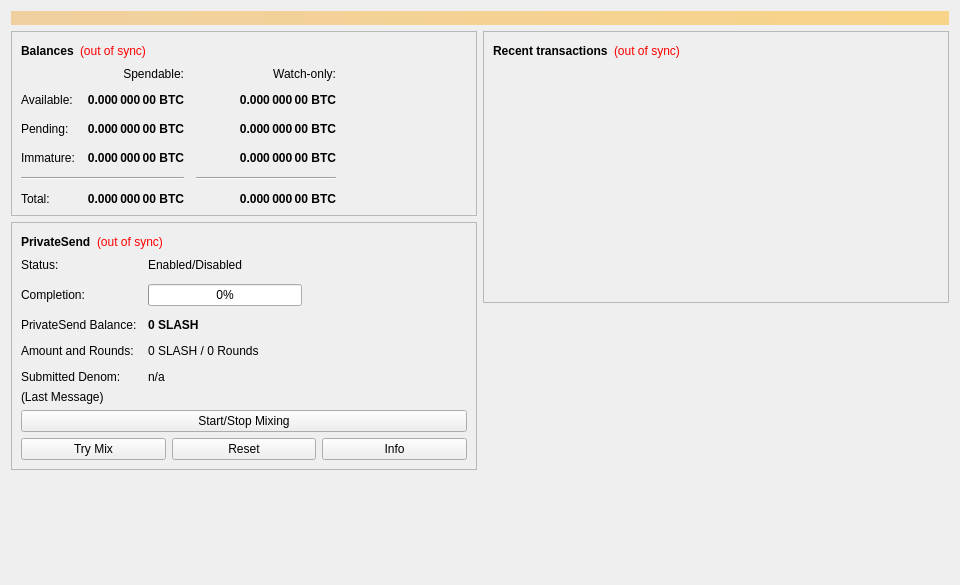
<?xml version="1.0" encoding="UTF-8"?>
<ui version="4.0">
 <class>OverviewPage</class>
 <widget class="QWidget" name="OverviewPage">
  <property name="geometry">
   <rect>
    <x>0</x>
    <y>0</y>
    <width>960</width>
    <height>585</height>
   </rect>
  </property>
  <property name="minimumSize">
   <size>
    <width>960</width>
    <height>0</height>
   </size>
  </property>
  <property name="windowTitle">
   <string>Form</string>
  </property>
  <layout class="QVBoxLayout" name="topLayout">
   <item>
    <widget class="QLabel" name="labelAlerts">
     <property name="visible">
      <bool>false</bool>
     </property>
     <property name="styleSheet">
      <string notr="true">QLabel { background-color: qlineargradient(x1: 0, y1: 0, x2: 1, y2: 0, stop:0 #F0D0A0, stop:1 #F8D488); color:#000000; }</string>
     </property>
     <property name="wordWrap">
      <bool>true</bool>
     </property>
     <property name="margin">
      <number>3</number>
     </property>
     <property name="textInteractionFlags">
      <set>Qt::TextSelectableByMouse</set>
     </property>
    </widget>
   </item>
   <item>
    <layout class="QHBoxLayout" name="horizontalLayout" stretch="1,1">
     <item>
      <layout class="QVBoxLayout" name="verticalLayout_2">
       <item>
        <widget class="QFrame" name="frame">
         <property name="frameShape">
          <enum>QFrame::StyledPanel</enum>
         </property>
         <property name="frameShadow">
          <enum>QFrame::Raised</enum>
         </property>
         <layout class="QVBoxLayout" name="verticalLayout_4">
          <item>
           <layout class="QHBoxLayout" name="horizontalLayout_4">
            <item>
             <widget class="QLabel" name="label_5">
              <property name="font">
               <font>
                <weight>75</weight>
                <bold>true</bold>
               </font>
              </property>
              <property name="text">
               <string>Balances</string>
              </property>
             </widget>
            </item>
            <item>
             <widget class="QLabel" name="labelWalletStatus">
              <property name="toolTip">
               <string>The displayed information may be out of date. Your wallet automatically synchronizes with the Slash network after a connection is established, but this process has not completed yet.</string>
              </property>
              <property name="styleSheet">
               <string notr="true">QLabel { color: red; }</string>
              </property>
              <property name="text">
               <string notr="true">(out of sync)</string>
              </property>
              <property name="alignment">
               <set>Qt::AlignLeading|Qt::AlignLeft|Qt::AlignVCenter</set>
              </property>
             </widget>
            </item>
            <item>
             <spacer name="horizontalSpacer_3">
              <property name="orientation">
               <enum>Qt::Horizontal</enum>
              </property>
              <property name="sizeHint" stdset="0">
               <size>
                <width>40</width>
                <height>20</height>
               </size>
              </property>
             </spacer>
            </item>
           </layout>
          </item>
          <item>
           <layout class="QGridLayout" name="gridLayout">
            <property name="spacing">
             <number>12</number>
            </property>
            <item row="2" column="2">
             <widget class="QLabel" name="labelWatchPending">
              <property name="font">
               <font>
                <weight>75</weight>
                <bold>true</bold>
               </font>
              </property>
              <property name="cursor">
               <cursorShape>IBeamCursor</cursorShape>
              </property>
              <property name="toolTip">
               <string>Unconfirmed transactions to watch-only addresses</string>
              </property>
              <property name="text">
               <string notr="true">0.000 000 00 BTC</string>
              </property>
              <property name="alignment">
               <set>Qt::AlignRight|Qt::AlignTrailing|Qt::AlignVCenter</set>
              </property>
              <property name="textInteractionFlags">
               <set>Qt::LinksAccessibleByMouse|Qt::TextSelectableByKeyboard|Qt::TextSelectableByMouse</set>
              </property>
             </widget>
            </item>
            <item row="2" column="1">
             <widget class="QLabel" name="labelUnconfirmed">
              <property name="font">
               <font>
                <weight>75</weight>
                <bold>true</bold>
               </font>
              </property>
              <property name="cursor">
               <cursorShape>IBeamCursor</cursorShape>
              </property>
              <property name="toolTip">
               <string>Total of transactions that have yet to be confirmed, and do not yet count toward the spendable balance</string>
              </property>
              <property name="text">
               <string notr="true">0.000 000 00 BTC</string>
              </property>
              <property name="alignment">
               <set>Qt::AlignRight|Qt::AlignTrailing|Qt::AlignVCenter</set>
              </property>
              <property name="textInteractionFlags">
               <set>Qt::LinksAccessibleByMouse|Qt::TextSelectableByKeyboard|Qt::TextSelectableByMouse</set>
              </property>
             </widget>
            </item>
            <item row="3" column="2">
             <widget class="QLabel" name="labelWatchImmature">
              <property name="font">
               <font>
                <weight>75</weight>
                <bold>true</bold>
               </font>
              </property>
              <property name="cursor">
               <cursorShape>IBeamCursor</cursorShape>
              </property>
              <property name="toolTip">
               <string>Mined balance in watch-only addresses that has not yet matured</string>
              </property>
              <property name="text">
               <string notr="true">0.000 000 00 BTC</string>
              </property>
              <property name="alignment">
               <set>Qt::AlignRight|Qt::AlignTrailing|Qt::AlignVCenter</set>
              </property>
              <property name="textInteractionFlags">
               <set>Qt::LinksAccessibleByMouse|Qt::TextSelectableByKeyboard|Qt::TextSelectableByMouse</set>
              </property>
             </widget>
            </item>
            <item row="4" column="0" colspan="2">
             <widget class="Line" name="lineSpendableBalance">
              <property name="orientation">
               <enum>Qt::Horizontal</enum>
              </property>
             </widget>
            </item>
            <item row="4" column="2">
             <widget class="Line" name="lineWatchBalance">
              <property name="sizePolicy">
               <sizepolicy hsizetype="Preferred" vsizetype="Fixed">
                <horstretch>0</horstretch>
                <verstretch>0</verstretch>
               </sizepolicy>
              </property>
              <property name="minimumSize">
               <size>
                <width>140</width>
                <height>0</height>
               </size>
              </property>
              <property name="orientation">
               <enum>Qt::Horizontal</enum>
              </property>
             </widget>
            </item>
            <item row="5" column="0">
             <widget class="QLabel" name="labelTotalText">
              <property name="text">
               <string>Total:</string>
              </property>
             </widget>
            </item>
            <item row="3" column="1">
             <widget class="QLabel" name="labelImmature">
              <property name="font">
               <font>
                <weight>75</weight>
                <bold>true</bold>
               </font>
              </property>
              <property name="cursor">
               <cursorShape>IBeamCursor</cursorShape>
              </property>
              <property name="toolTip">
               <string>Mined balance that has not yet matured</string>
              </property>
              <property name="text">
               <string notr="true">0.000 000 00 BTC</string>
              </property>
              <property name="alignment">
               <set>Qt::AlignRight|Qt::AlignTrailing|Qt::AlignVCenter</set>
              </property>
              <property name="textInteractionFlags">
               <set>Qt::LinksAccessibleByMouse|Qt::TextSelectableByKeyboard|Qt::TextSelectableByMouse</set>
              </property>
             </widget>
            </item>
            <item row="2" column="3">
             <spacer name="horizontalSpacer_2">
              <property name="orientation">
               <enum>Qt::Horizontal</enum>
              </property>
              <property name="sizeHint" stdset="0">
               <size>
                <width>40</width>
                <height>20</height>
               </size>
              </property>
             </spacer>
            </item>
            <item row="3" column="0">
             <widget class="QLabel" name="labelImmatureText">
              <property name="text">
               <string>Immature:</string>
              </property>
             </widget>
            </item>
            <item row="5" column="1">
             <widget class="QLabel" name="labelTotal">
              <property name="font">
               <font>
                <weight>75</weight>
                <bold>true</bold>
               </font>
              </property>
              <property name="cursor">
               <cursorShape>IBeamCursor</cursorShape>
              </property>
              <property name="toolTip">
               <string>Your current total balance</string>
              </property>
              <property name="text">
               <string notr="true">0.000 000 00 BTC</string>
              </property>
              <property name="alignment">
               <set>Qt::AlignRight|Qt::AlignTrailing|Qt::AlignVCenter</set>
              </property>
              <property name="textInteractionFlags">
               <set>Qt::LinksAccessibleByMouse|Qt::TextSelectableByKeyboard|Qt::TextSelectableByMouse</set>
              </property>
             </widget>
            </item>
            <item row="5" column="2">
             <widget class="QLabel" name="labelWatchTotal">
              <property name="font">
               <font>
                <weight>75</weight>
                <bold>true</bold>
               </font>
              </property>
              <property name="cursor">
               <cursorShape>IBeamCursor</cursorShape>
              </property>
              <property name="toolTip">
               <string>Current total balance in watch-only addresses</string>
              </property>
              <property name="text">
               <string notr="true">0.000 000 00 BTC</string>
              </property>
              <property name="alignment">
               <set>Qt::AlignRight|Qt::AlignTrailing|Qt::AlignVCenter</set>
              </property>
              <property name="textInteractionFlags">
               <set>Qt::LinksAccessibleByMouse|Qt::TextSelectableByKeyboard|Qt::TextSelectableByMouse</set>
              </property>
             </widget>
            </item>
            <item row="0" column="2">
             <widget class="QLabel" name="labelWatchonly">
              <property name="text">
               <string>Watch-only:</string>
              </property>
              <property name="alignment">
               <set>Qt::AlignRight|Qt::AlignTrailing|Qt::AlignVCenter</set>
              </property>
             </widget>
            </item>
            <item row="1" column="0">
             <widget class="QLabel" name="labelBalanceText">
              <property name="text">
               <string>Available:</string>
              </property>
             </widget>
            </item>
            <item row="1" column="1">
             <widget class="QLabel" name="labelBalance">
              <property name="font">
               <font>
                <weight>75</weight>
                <bold>true</bold>
               </font>
              </property>
              <property name="cursor">
               <cursorShape>IBeamCursor</cursorShape>
              </property>
              <property name="toolTip">
               <string>Your current spendable balance</string>
              </property>
              <property name="text">
               <string notr="true">0.000 000 00 BTC</string>
              </property>
              <property name="alignment">
               <set>Qt::AlignRight|Qt::AlignTrailing|Qt::AlignVCenter</set>
              </property>
              <property name="textInteractionFlags">
               <set>Qt::LinksAccessibleByMouse|Qt::TextSelectableByKeyboard|Qt::TextSelectableByMouse</set>
              </property>
             </widget>
            </item>
            <item row="1" column="2">
             <widget class="QLabel" name="labelWatchAvailable">
              <property name="font">
               <font>
                <weight>75</weight>
                <bold>true</bold>
               </font>
              </property>
              <property name="cursor">
               <cursorShape>IBeamCursor</cursorShape>
              </property>
              <property name="toolTip">
               <string>Your current balance in watch-only addresses</string>
              </property>
              <property name="text">
               <string notr="true">0.000 000 00 BTC</string>
              </property>
              <property name="alignment">
               <set>Qt::AlignRight|Qt::AlignTrailing|Qt::AlignVCenter</set>
              </property>
              <property name="textInteractionFlags">
               <set>Qt::LinksAccessibleByMouse|Qt::TextSelectableByKeyboard|Qt::TextSelectableByMouse</set>
              </property>
             </widget>
            </item>
            <item row="2" column="0">
             <widget class="QLabel" name="labelPendingText">
              <property name="text">
               <string>Pending:</string>
              </property>
             </widget>
            </item>
            <item row="0" column="1">
             <widget class="QLabel" name="labelSpendable">
              <property name="text">
               <string>Spendable:</string>
              </property>
              <property name="alignment">
               <set>Qt::AlignRight|Qt::AlignTrailing|Qt::AlignVCenter</set>
              </property>
             </widget>
            </item>
           </layout>
          </item>
         </layout>
        </widget>
       </item>
       <item>
        <widget class="QFrame" name="framePrivateSend">
         <property name="layoutDirection">
          <enum>Qt::LeftToRight</enum>
         </property>
         <property name="frameShape">
          <enum>QFrame::StyledPanel</enum>
         </property>
         <property name="frameShadow">
          <enum>QFrame::Raised</enum>
         </property>
         <layout class="QVBoxLayout" name="VerticalLayout_PS1">
          <item>
           <layout class="QHBoxLayout" name="horizontalLayout_5">
            <item>
             <widget class="QLabel" name="labelPrivateSendHeader">
              <property name="font">
               <font>
                <weight>75</weight>
                <bold>true</bold>
               </font>
              </property>
              <property name="text">
               <string>PrivateSend</string>
              </property>
             </widget>
            </item>
            <item>
             <widget class="QLabel" name="labelPrivateSendSyncStatus">
              <property name="toolTip">
               <string>The displayed information may be out of date. Your wallet automatically synchronizes with the Slash network after a connection is established, but this process has not completed yet.</string>
              </property>
              <property name="styleSheet">
               <string notr="true">QLabel { color: red; }</string>
              </property>
              <property name="text">
               <string notr="true">(out of sync)</string>
              </property>
              <property name="alignment">
               <set>Qt::AlignLeading|Qt::AlignLeft|Qt::AlignVCenter</set>
              </property>
             </widget>
            </item>
            <item>
             <spacer name="horizontalSpacer_4">
              <property name="orientation">
               <enum>Qt::Horizontal</enum>
              </property>
              <property name="sizeHint" stdset="0">
               <size>
                <width>40</width>
                <height>20</height>
               </size>
              </property>
             </spacer>
            </item>
           </layout>
          </item>
          <item>
           <layout class="QFormLayout" name="privateSendFormLayout">
            <property name="fieldGrowthPolicy">
             <enum>QFormLayout::AllNonFixedFieldsGrow</enum>
            </property>
            <property name="horizontalSpacing">
             <number>11</number>
            </property>
            <property name="verticalSpacing">
             <number>12</number>
            </property>
            <item row="0" column="0">
             <widget class="QLabel" name="labelPrivateSendEnabledText">
              <property name="text">
               <string>Status:</string>
              </property>
             </widget>
            </item>
            <item row="0" column="1">
             <widget class="QLabel" name="labelPrivateSendEnabled">
              <property name="text">
               <string>Enabled/Disabled</string>
              </property>
             </widget>
            </item>
            <item row="1" column="0">
             <widget class="QLabel" name="labelCompletitionText">
              <property name="text">
               <string>Completion:</string>
              </property>
             </widget>
            </item>
            <item row="1" column="1">
             <widget class="QProgressBar" name="privateSendProgress">
              <property name="maximumSize">
               <size>
                <width>154</width>
                <height>16777215</height>
               </size>
              </property>
              <property name="value">
               <number>0</number>
              </property>
             </widget>
            </item>
            <item row="2" column="0">
             <widget class="QLabel" name="labelAnonymizedText">
              <property name="text">
               <string>PrivateSend Balance:</string>
              </property>
             </widget>
            </item>
            <item row="2" column="1">
             <widget class="QLabel" name="labelAnonymized">
              <property name="font">
               <font>
                <weight>75</weight>
                <bold>true</bold>
               </font>
              </property>
              <property name="text">
               <string notr="true">0 SLASH</string>
              </property>
             </widget>
            </item>
            <item row="3" column="0">
             <widget class="QLabel" name="labelAmountAndRoundsText">
              <property name="text">
               <string>Amount and Rounds:</string>
              </property>
             </widget>
            </item>
            <item row="3" column="1">
             <widget class="QLabel" name="labelAmountRounds">
              <property name="text">
               <string>0 SLASH / 0 Rounds</string>
              </property>
             </widget>
            </item>
            <item row="4" column="0">
             <widget class="QLabel" name="labelSubmittedDenomText">
              <property name="text">
               <string>Submitted Denom:</string>
              </property>
             </widget>
            </item>
            <item row="4" column="1">
             <widget class="QLabel" name="labelSubmittedDenom">
              <property name="toolTip">
               <string>The denominations you submitted to the Masternode.&lt;br&gt;To mix, other users must submit the exact same denominations.</string>
              </property>
              <property name="text">
               <string>n/a</string>
              </property>
             </widget>
            </item>
           </layout>
          </item>
          <item>
           <layout class="QVBoxLayout" name="VerticalLayout_PS">
            <item>
             <widget class="QLabel" name="labelPrivateSendLastMessage">
              <property name="text">
               <string>(Last Message)</string>
              </property>
              <property name="alignment">
               <set>Qt::AlignLeading|Qt::AlignLeft|Qt::AlignTop</set>
              </property>
              <property name="wordWrap">
               <bool>true</bool>
              </property>
             </widget>
            </item>
            <item>
             <widget class="QPushButton" name="togglePrivateSend">
              <property name="sizePolicy">
               <sizepolicy hsizetype="MinimumExpanding" vsizetype="Fixed">
                <horstretch>0</horstretch>
                <verstretch>0</verstretch>
               </sizepolicy>
              </property>
              <property name="text">
               <string>Start/Stop Mixing</string>
              </property>
             </widget>
            </item>
            <item>
             <layout class="QHBoxLayout" name="horizontalLayout_debugbuttons">
              <item>
               <widget class="QPushButton" name="privateSendAuto">
                <property name="sizePolicy">
                 <sizepolicy hsizetype="MinimumExpanding" vsizetype="Fixed">
                  <horstretch>0</horstretch>
                  <verstretch>0</verstretch>
                 </sizepolicy>
                </property>
                <property name="toolTip">
                 <string>Try to manually submit a PrivateSend request.</string>
                </property>
                <property name="text">
                 <string>Try Mix</string>
                </property>
               </widget>
              </item>
              <item>
               <widget class="QPushButton" name="privateSendReset">
                <property name="sizePolicy">
                 <sizepolicy hsizetype="MinimumExpanding" vsizetype="Fixed">
                  <horstretch>0</horstretch>
                  <verstretch>0</verstretch>
                 </sizepolicy>
                </property>
                <property name="toolTip">
                 <string>Reset the current status of PrivateSend (can interrupt PrivateSend if it's in the process of Mixing, which can cost you money!)</string>
                </property>
                <property name="autoFillBackground">
                 <bool>false</bool>
                </property>
                <property name="text">
                 <string>Reset</string>
                </property>
               </widget>
              </item>
              <item>
               <widget class="QPushButton" name="privateSendInfo">
                <property name="sizePolicy">
                 <sizepolicy hsizetype="MinimumExpanding" vsizetype="Fixed">
                  <horstretch>0</horstretch>
                  <verstretch>0</verstretch>
                 </sizepolicy>
                </property>
                <property name="toolTip">
                 <string>Information about PrivateSend and Mixing</string>
                </property>
                <property name="text">
                 <string>Info</string>
                </property>
               </widget>
              </item>
             </layout>
            </item>
           </layout>
          </item>
         </layout>
        </widget>
       </item>
       <item>
        <spacer name="verticalSpacer">
         <property name="orientation">
          <enum>Qt::Vertical</enum>
         </property>
         <property name="sizeHint" stdset="0">
          <size>
           <width>20</width>
           <height>40</height>
          </size>
         </property>
        </spacer>
       </item>
      </layout>
     </item>
     <item>
      <layout class="QVBoxLayout" name="verticalLayout_3">
       <item>
        <widget class="QFrame" name="frame_2">
         <property name="frameShape">
          <enum>QFrame::StyledPanel</enum>
         </property>
         <property name="frameShadow">
          <enum>QFrame::Raised</enum>
         </property>
         <layout class="QVBoxLayout" name="verticalLayout">
          <item>
           <layout class="QHBoxLayout" name="horizontalLayout_2">
            <item>
             <widget class="QLabel" name="label_4">
              <property name="font">
               <font>
                <weight>75</weight>
                <bold>true</bold>
               </font>
              </property>
              <property name="text">
               <string>Recent transactions</string>
              </property>
             </widget>
            </item>
            <item>
             <widget class="QLabel" name="labelTransactionsStatus">
              <property name="toolTip">
               <string>The displayed information may be out of date. Your wallet automatically synchronizes with the Slash network after a connection is established, but this process has not completed yet.</string>
              </property>
              <property name="styleSheet">
               <string notr="true">QLabel { color: red; }</string>
              </property>
              <property name="text">
               <string notr="true">(out of sync)</string>
              </property>
              <property name="alignment">
               <set>Qt::AlignLeading|Qt::AlignLeft|Qt::AlignVCenter</set>
              </property>
             </widget>
            </item>
            <item>
             <spacer name="horizontalSpacer">
              <property name="orientation">
               <enum>Qt::Horizontal</enum>
              </property>
              <property name="sizeHint" stdset="0">
               <size>
                <width>40</width>
                <height>20</height>
               </size>
              </property>
             </spacer>
            </item>
           </layout>
          </item>
          <item>
           <widget class="QListView" name="listTransactions">
            <property name="styleSheet">
             <string notr="true">QListView { background: transparent; }</string>
            </property>
            <property name="frameShape">
             <enum>QFrame::NoFrame</enum>
            </property>
            <property name="verticalScrollBarPolicy">
             <enum>Qt::ScrollBarAlwaysOff</enum>
            </property>
            <property name="horizontalScrollBarPolicy">
             <enum>Qt::ScrollBarAlwaysOff</enum>
            </property>
            <property name="selectionMode">
             <enum>QAbstractItemView::NoSelection</enum>
            </property>
           </widget>
          </item>
         </layout>
        </widget>
       </item>
       <item>
        <spacer name="verticalSpacer_2">
         <property name="orientation">
          <enum>Qt::Vertical</enum>
         </property>
         <property name="sizeHint" stdset="0">
          <size>
           <width>20</width>
           <height>40</height>
          </size>
         </property>
        </spacer>
       </item>
      </layout>
     </item>
    </layout>
   </item>
  </layout>
 </widget>
 <resources/>
 <connections/>
</ui>
